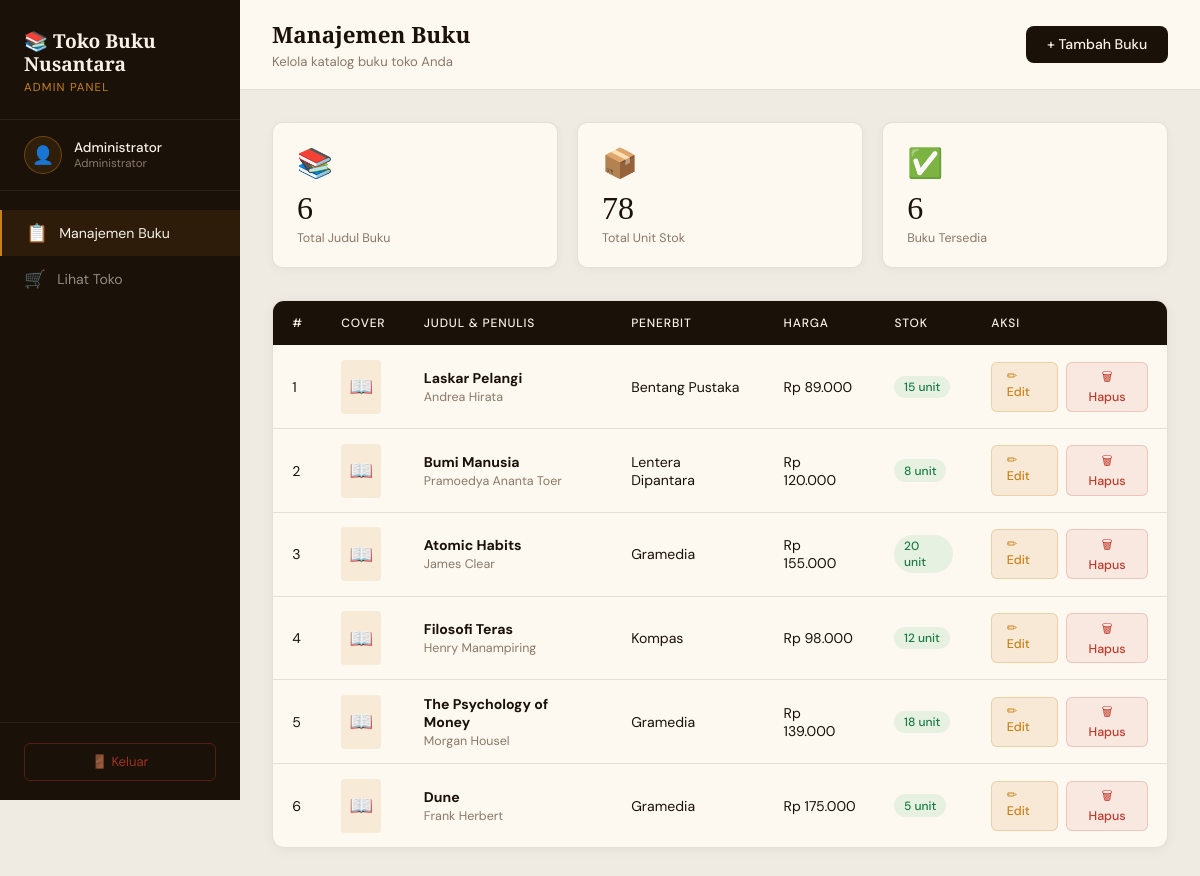
/admin.php (signed in), run on the app's committed database.
### tables this page shows
CREATE TABLE IF NOT EXISTS buku (
    id         INT AUTO_INCREMENT PRIMARY KEY,
    judul      VARCHAR(200)   NOT NULL,
    penulis    VARCHAR(150)   NOT NULL,
    penerbit   VARCHAR(150)   NOT NULL,
    harga      DECIMAL(12, 2) NOT NULL,
    stok       INT            NOT NULL DEFAULT 0,
    cover_url  VARCHAR(500)   NULL,         
    deskripsi  TEXT           NULL,
    created_at TIMESTAMP DEFAULT CURRENT_TIMESTAMP,
    updated_at TIMESTAMP DEFAULT CURRENT_TIMESTAMP ON UPDATE CURRENT_TIMESTAMP
);

### controllers/AdminController.php (called while the page is built, shortened)
<?php
require_once __DIR__ . '/../models/Buku.php';
class AdminController {
    private Buku $bukuModel;
    public function __construct() {
        $this->bukuModel = new Buku();
    }
    public function handle(): void {
        $aksi = $_GET['aksi'] ?? 'dashboard';
        match ($aksi) {
            'tambah' => $this->tambah(),
            'ubah'   => $this->ubah(),
            'hapus'  => $this->hapus(),
            default  => $this->dashboard(),
        };
    }
    private function dashboard(): void {
        $daftar_buku = $this->bukuModel->readAll();
        $total_buku  = $this->bukuModel->count();
        require_once __DIR__ . '/../views/admin/dashboard.php';
    }
}

### admin.php (called while the page is built, shortened)
<?php
require_once __DIR__ . '/controllers/AdminController.php';
$controller = new AdminController();
$controller->handle();

### models/Buku.php (called while the page is built, shortened)
<?php
require_once __DIR__ . '/../config/Database.php';
class Buku {
    private PDO $db;
    private string $table = 'buku';
    public function __construct() {
        $database = new Database();
        $this->db = $database->getConnection();
    }
    public function readAll(): array {
        $stmt = $this->db->query(
            "SELECT * FROM {$this->table} ORDER BY created_at DESC"
        );
        return $stmt->fetchAll();
    }
    public function count(): int {
        return (int) $this->db->query(
            "SELECT COUNT(*) FROM {$this->table}"
        )->fetchColumn();
    }
}

### config/Database.php (called while the page is built)
<?php
class Database {
    private $host     = 'localhost';
    private $db_name  = 'ojokerro_lautanlembardb';
    private $username = 'ojokerro_lautanlembar';
    private $password = 'PeyikNida123';
    private $charset  = 'utf8mb4';
    private $pdo = null;
    public function getConnection(): PDO {
        if ($this->pdo === null) {
            $dsn = "mysql:host={$this->host};dbname={$this->db_name};charset={$this->charset}";
            $options = [
                PDO::ATTR_ERRMODE            => PDO::ERRMODE_EXCEPTION,
                PDO::ATTR_DEFAULT_FETCH_MODE => PDO::FETCH_ASSOC,
                PDO::ATTR_EMULATE_PREPARES   => false,
            ];
            try {
                $this->pdo = new PDO($dsn, $this->username, $this->password, $options);
            } catch (PDOException $e) {
                die("Koneksi Database Gagal: " . $e->getMessage());
            }
        }
        return $this->pdo;
    }
}

### views/admin/dashboard.php (the view, shortened to what this page needs)
<!DOCTYPE html>
<html lang="id">
<head>
</head>
<body>
    <aside>
        <div class="sidebar-brand">
            <h1>📚 Toko Buku<br>Nusantara</h1>
            <p>Admin Panel</p>
        </div>
        <div class="sidebar-admin">
            <div class="admin-avatar">👤</div>
            <div>
                <p class="admin-name"><?= htmlspecialchars($_SESSION['nama']) ?></p>
                <p class="admin-role">Administrator</p>
            </div>
        </div>
        <nav class="sidebar-nav">
            <a href="admin.php" class="nav-item active">
                <span>📋</span> Manajemen Buku
            </a>
            <a href="index.php" class="nav-item" target="_blank">
                <span>🛒</span> Lihat Toko
            </a>
        </nav>
        <div class="sidebar-logout">
            <form method="POST" action="logout.php">
                <button type="submit" class="btn-logout-sidebar">🚪 Keluar</button>
            </form>
        </div>
    </aside>
    <div class="main-wrapper">
        <header>
            <div>
                <h2>Manajemen Buku</h2>
                <p>Kelola katalog buku toko Anda</p>
            </div>
            <a href="admin.php?aksi=tambah" class="btn-tambah">+ Tambah Buku</a>
        </header>
        <main>
            <div class="stats-row">
                <div class="stat-card">
                    <div class="stat-icon">📚</div>
                    <div class="stat-value"><?= $total_buku ?></div>
                    <div class="stat-label">Total Judul Buku</div>
                </div>
                <div class="stat-card">
                    <div class="stat-icon">📦</div>
                    <div class="stat-value">
                        <?= array_sum(array_column($daftar_buku, 'stok')) ?>
                    </div>
                    <div class="stat-label">Total Unit Stok</div>
                </div>
                <div class="stat-card">
                    <div class="stat-icon">✅</div>
                    <div class="stat-value">
                        <?= count(array_filter($daftar_buku, fn($b) => $b['stok'] > 0)) ?>
                    </div>
                    <div class="stat-label">Buku Tersedia</div>
                </div>
            </div>
            <div class="table-wrapper">
                <table>
                    <thead>
                        <tr>
                            <th>#</th>
                            <th>Cover</th>
                            <th>Judul & Penulis</th>
                            <th>Penerbit</th>
                            <th>Harga</th>
                            <th>Stok</th>
                            <th>Aksi</th>
                        </tr>
                    </thead>
                    <tbody>
                        <?php if (empty($daftar_buku)): ?>
                            <tr class="empty-row">
                                <td colspan="7">Belum ada data buku. Silakan tambahkan buku baru.</td>
                            </tr>
                        <?php else: ?>
                            <?php foreach ($daftar_buku as $i => $buku): ?>
                                <tr>
                                    <td><?= $i + 1 ?></td>
                                    <td class="td-cover">
                                    </td>
                                    <td class="td-judul">
                                        <strong><?= htmlspecialchars($buku['judul']) ?></strong>
                                        <span><?= htmlspecialchars($buku['penulis']) ?></span>
                                    </td>
                                    <td><?= htmlspecialchars($buku['penerbit']) ?></td>
                                    <td>Rp <?= number_format($buku['harga'], 0, ',', '.') ?></td>
                                    <td>
                                        <?php
                                            $stok = (int) $buku['stok'];
                                            $kelas = $stok <= 0 ? 'habis' : ($stok <= 3 ? 'low' : 'ok');
                                        ?>
                                        <span class="badge-stok <?= $kelas ?>"><?= $stok ?> unit</span>
                                    </td>
                                    <td>
                                        <div class="td-actions">
                                            <a href="admin.php?aksi=ubah&id=<?= $buku['id'] ?>" class="btn-edit">✏ Edit</a>
                                            <form method="POST" action="admin.php?aksi=hapus"
                                                  onsubmit="return confirm('Yakin ingin menghapus buku \'<?= addslashes(htmlspecialchars($buku['judul'])) ?>\'?')">
                                                <button type="submit" class="btn-hapus">🗑 Hapus</button>
                                            </form>
                                        </div>
                                    </td>
                                </tr>
                            <?php endforeach; ?>
                        <?php endif; ?>
                    </tbody>
                </table>
            </div>
        </main>
    </div>
</body>
</html>

### data on the page
buku: judul "Laskar Pelangi", penulis "Andrea Hirata", penerbit "Bentang Pustaka", harga "89.000", stok "15"
buku: judul "Bumi Manusia", penulis "Pramoedya Ananta Toer", penerbit "Lentera Dipantara", harga "120.000", stok "8"
buku: judul "Atomic Habits", penulis "James Clear", penerbit "Gramedia", harga "155.000", stok "20"
buku: judul "Filosofi Teras", penulis "Henry Manampiring", penerbit "Kompas", harga "98.000", stok "12"
buku: judul "The Psychology of Money", penulis "Morgan Housel", penerbit "Gramedia", harga "139.000", stok "18"
buku: judul "Dune", penulis "Frank Herbert", penerbit "Gramedia", harga "175.000", stok "5"

### other printed values
$_SESSION['nama'] "Administrator"
$total_buku "6"
array_sum(array_column($daftar_buku, 'stok')) "78"
count(array_filter($daftar_buku, fn($b) => $b['stok'] > 0)) "6"
